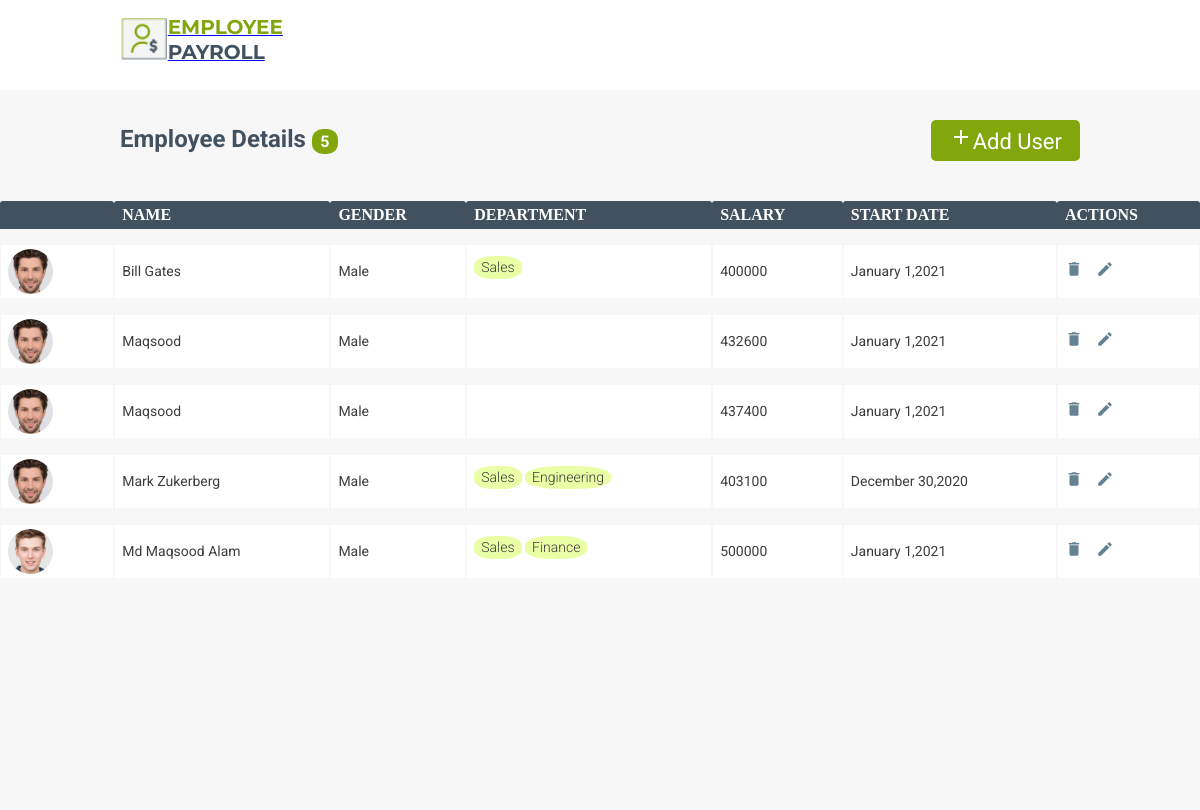
/employees/, run on an earlier commit of the app's database.
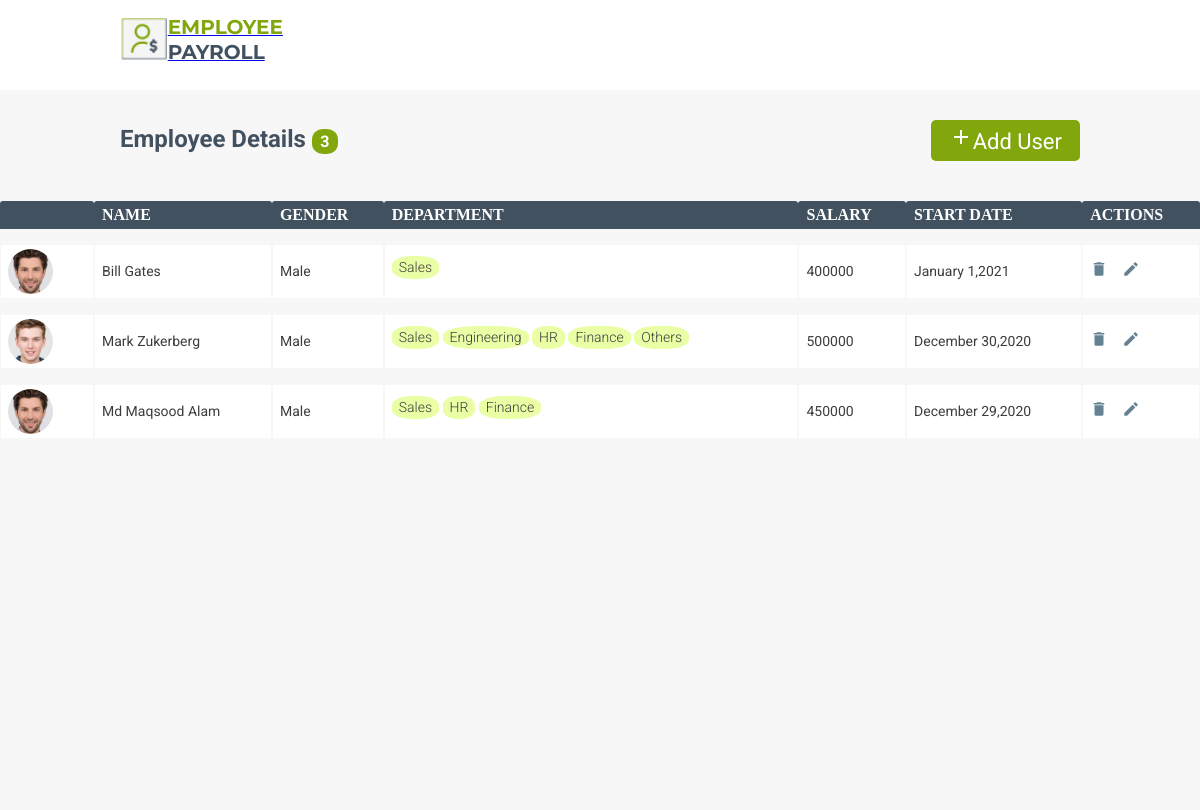
And on a later commit of the database.
### employees/models.py (models this page shows, shortened)
class Employee(models.Model):
    name=models.CharField(max_length=50)
    profile_pic=models.CharField(max_length=200)
    gender=models.CharField(max_length=6)
    departments=models.ManyToManyField(Department)
    salary=models.IntegerField()
    start_date=models.DateField()
    note=models.TextField()
    class Meta:
        ordering=['name']

class Department(models.Model):
    department_name=models.CharField(max_length=100)
    def __str__(self):
        return self.department_name

### employees/views.py (the view)
# urls.py: path('',employeesList),
def employeesList(request):
    employees=Employee.objects.all()
    return render(request,'Employees_List.html',{'employees':employees})

### employees/templates/Employees_List.html (shortened to what this page needs)
<!DOCTYPE html>
<html lang="en">
{% load static %}
<head>
    <link rel="stylesheet" href="{% static 'css/Employees_List.css' %}">
</head>
<body>
    <header class="header-content header">
        <a href="/employees/">
            <div class="logo-content">
                <img src="{% static 'assets/images/logo.png' %}" alt="" style="width:50.24px;height:46.57px;">
                <div>
                    <span class="emp-text">EMPLOYEE</span><br>
                    <span class="emp-text emp-payroll">PAYROLL</span>
                </div>
            </div>
        </a>
    </header>
    <div class="main-content">
        <div class="header-content">
            <div class="emp-detail-text">
              Employee Details <div class="emp-count">{{ employees|length }}</div>
            </div>
            <a href="/employees/add/" class="add-button">
                <img src="{% static 'assets/icons/add-24px.svg' %}" alt="">Add User</a>
        </div>
        <table id="table-display" class="table">
            <tr><th></th><th>Name</th><th>Gender</th><th>Department</th><th>Salary</th><th>Start Date</th><th>Actions</th></tr>
            {% for employee in employees %}
            <tr>
                <td>
                    <img class="profile" alt="Profile Pic" src="{% static employee.profile_pic %}">
                </td>
                <td>{{ employee.name }}</td>
                <td>{{ employee.gender }}</td>
                <td>
                    {% for department in employee.departments.all %}
                    <div class='dept-label'>{{ department }}</div>
                    {% endfor %}
                </td>
                <td>{{ employee.salary }}</td>
                <td>{{ employee.start_date|date:"F j,Y" }}</td>
                <td>
                    <a href="/employees/delete/{{ employee.id }}/"><img alt="delete" src="{% static '/assets/icons/delete-black-18dp.svg' %}"></a>
                    <a href="/employees/edit/{{ employee.id }}/"><img alt="edit" src="{% static '/assets/icons/create-black-18dp.svg' %}"></a>
                </td>
            </tr>
            {% endfor %}
        </table>
    </div>
</body>
</html>

### static/css/Employees_List.css (style rules this page uses)
html, body { margin: 0; height: 100%; }
.header { padding: 15px 0; background-color: #ffffff; }
.header-content { display: flex; flex-direction: row; justify-content: center; align-items: center; border: 0px solid green; }
.logo-content { display:flex; flex-direction: row; align-items: center; border: 0px solid green; width: 80%; }
.emp-text { font: normal normal bold 20px/25px Montserrat; font-family: "Montserrat", sans-serif; letter-spacing: 0px; color: #82a70c; text-transform: capitalize; }
.emp-payroll { color: #42515f; }
* { box-sizing: border-box; }
.add-button { font: normal normal normal 22px/29px Roboto; letter-spacing: 0px; color: #ffffff; opacity: 1; background: #82a70c 0% 0% no-repeat padding-box; border: none; border-radius: 5px; padding: 5px 18px; outline: none; cursor: pointer; text-decoration: none; }
.main-content { display: flex; flex-direction: column; min-height: calc(100vh - 80px); background-color: #f7f7f7; padding: 30px 0 10px; box-sizing: border-box; }
.header-content { display: flex; flex-direction: row; justify-content: space-between; align-items: center; width: 80%; margin: 0 auto; padding-bottom: 25px; }
.emp-detail-text { font: normal normal normal bold 24px/25px Roboto; letter-spacing: 0px; color: #42515f; opacity: 1; }
.emp-count { background-color: #82a70c; color: #ffffff; border-radius: 42%; font-size: 16px; width: 26px; text-align: center; display: inline-block; }
.table { width: 100%; min-width: 800px; border-collapse: separate; border-spacing: 0 15px; }
td,th { text-align: left; padding: 5px 8px; }
th { background: #42515F 0% 0% no-repeat padding-box; border-radius: 3px 3px 0px 0px; font: normal normal medium 18px/24px Roboto; letter-spacing: 0px; color: #FFFFFF; text-transform: uppercase; opacity: 1; border: 0px solid #dddddd; }
tr:not(:first-child) { background: #ffffff 0% 0% no-repeat padding-box; border: 1px solid #e3e3e3; border-radius: 3px; }
td { font: normal normal normal 14px/21px Roboto; letter-spacing: 0px; color: #3d3d3d; opacity: 1; }
td:first-child { display: flex; align-items: center; }
td img:first-child { margin-right: 10px; }
td img { cursor: pointer; }
.dept-label { background-color: #e9fea5; border-radius: 40%; width: fit-content; padding: 1px 7px; text-align: center; font-size: 14px; display: inline-block; font-weight: 300; margin-bottom: 8px; }

What changed in the data, as far as the page shows it:
removed Employee: profile_pic (picture), name "Maqsood", gender "Male", salary "432600", start_date "January 1,2021"
removed Employee: profile_pic (picture), name "Maqsood", gender "Male", salary "437400", start_date "January 1,2021"
changed Employee "Mark Zukerberg": gains Department (department_name "HR"); profile_pic: a different picture; gains Department (department_name "Finance"); salary "403100" → "500000"
added Department: department_name "Others", shown under Employee "Mark Zukerberg"
changed Employee "Md Maqsood Alam": gains Department (department_name "HR"); profile_pic: a different picture; salary "500000" → "450000"; start_date "January 1,2021" → "December 29,2020"
Also different on the page:
{{ employees|length }}: "5" → "3"
